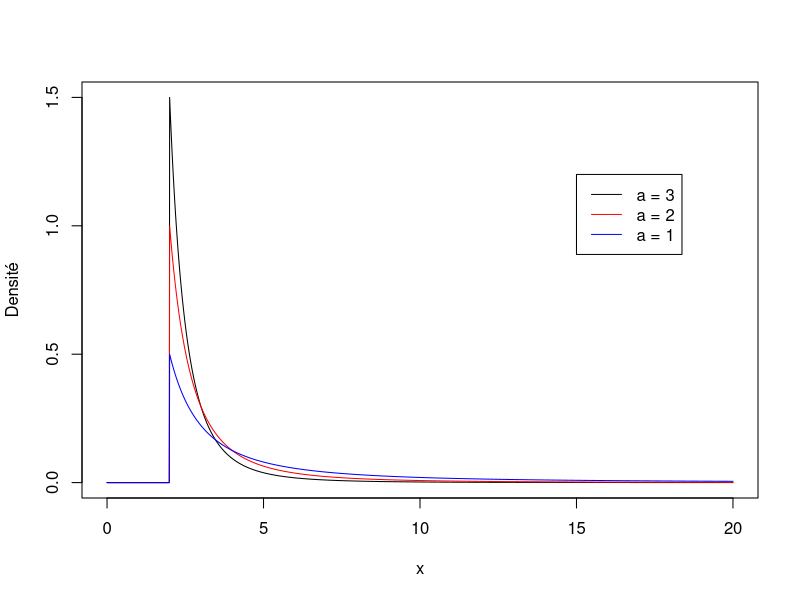

The R script that drew this image:
## ---- chunk 1
#Option pour que le code ne soit pas affiché lors du knit
knitr::opts_chunk$set(echo = FALSE)
## ---- chunk 2
### Fonction de densité de l'énoncé
F_x <- function(x, a, b){
  return(ifelse(x >= b,(a*b^a)/(x^(a+1)),0))
}
## ---- chunk 3
F_x(x=1,a=2,b=2)
## ---- chunk 4
#Plage x sur laquelle on va représenter nos fonctions
x <- seq(0,20,0.01)

#Représentation graphique de nos 3 fonction
plot(x, F_x(x=x,a=3,b=2), type='l', xlab='x', ylab='Densité')
lines(x, F_x(x=x,a=2,b=2), type='l', col='red')
lines(x, F_x(x=x,a=1,b=2), type = 'l', col='blue')
legend(15, 1.2, legend=c('a = 3', 'a = 2', 'a = 1'), col=c('black', 'red', 'blue'), lty=rep(1,3), cex=1)
